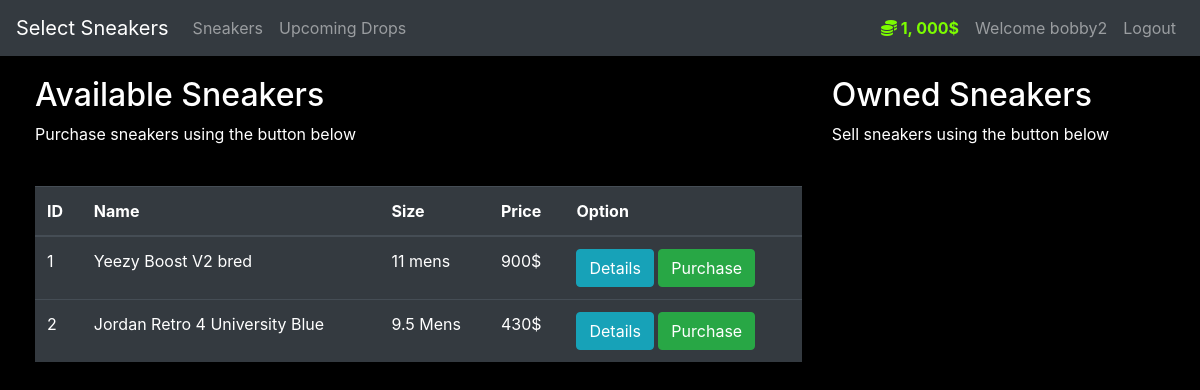
The page /sneakers (signed in) on the database as committed earlier.
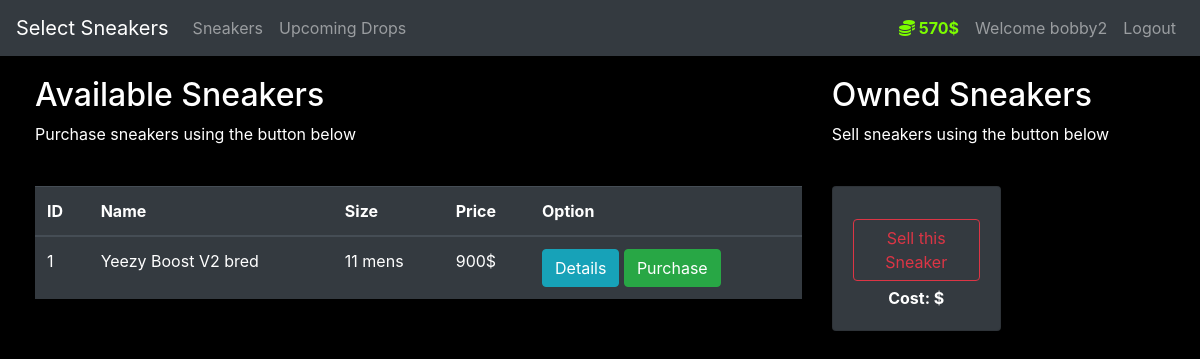
The same page on the database as committed later.
### SneakerMarket/models.py (models this page shows, shortened)
class User(db.Model, UserMixin):
    id = db.Column(db.Integer(), primary_key = True)
    username= db.Column(db.String(length = 25), nullable = False, unique = True)
    email = db.Column(db.String(length = 30), nullable = False, unique = True)
    password_encrypt = db.Column(db.String(length = 60), nullable = False)
    balance = db.Column(db.Integer(), nullable = False, default = 1000)
    sneakers = db.relationship('Sneaker', backref = 'owned_sneaker', lazy = True)
    @property
    def optimized_balance(self):
        if len(str(self.balance)) >= 4:
            return f'{str(self.balance)[:-3]}, {str(self.balance)[-3:]}$'
        else:
            return f"{self.balance}$"
    @property
    def password(self):
        return self.password

class Sneaker(db.Model):
    id = db.Column(db.Integer(), primary_key = True)
    name = db.Column(db.String(length=30), nullable = False )
    size = db.Column(db.String(length=30), nullable = False)
    price = db.Column(db.Integer(), nullable = False)
    description = db.Column(db.String(length = 1024), nullable = False)
    owner = db.Column(db.Integer(), db.ForeignKey('user.id'))

### SneakerMarket/routes.py (the view, shortened to what this page needs)
@app.route('/sneakers', methods = ['GET', 'POST'])
@login_required
def sneakers():
    purchase_form = PurchaseSneaker() #created instance of PurchaseSneaker()
    sell_form = SellSneaker()  #created instance of SellSneaker()
    if request.method == "GET":
        sneakers = Sneaker.query.filter_by(owner = None)
        owned_sneakers = Sneaker.query.filter_by(owner = current_user.id)
        return render_template('sneaker.html', sneakers = sneakers, purchase_form = purchase_form, owned_sneakers = owned_sneakers, sell_form = sell_form)

### SneakerMarket/models.py (called while the page is built)
@login_manager.user_loader
def load_user(user_id):
    return User.query.get(int(user_id))

### SneakerMarket/templates/sneaker.html (shortened to what this page needs)
{% extends 'template.html'%}
{% block content %}
    <div class="row" style = "margin-top:20px; margin-left:20px">
        <div class="col-8">
            <h2>Available Sneakers</h2>
            <p> Purchase sneakers using the button below</p>
            <br>
            <table class="table table-hover table-dark">
                <thead>
                    <tr>
                        <th scope="col">ID</th>
                        <th scope="col">Name</th>
                        <th scope="col">Size</th>
                        <th scope="col">Price</th>
                        <th scope="col">Option</th>
                    </tr>
                </thead>
                <tbody>
                    {%for sneaker in sneakers %}
                        <tr>
                            <td>{{ sneaker.id }}</td>
                            <td>{{ sneaker.name }}</td>
                            <td>{{ sneaker.size }}</td>
                            <td>{{ sneaker.price }}$</td>
                            <td>
                                <button class = "btn btn-outline btn-info" data-toggle = "modal" data-target = "#Modal-MoreInfo-{{ sneaker.id }}"> Details </button>
                                <button class = "btn btn-outline btn-success" data-toggle = "modal" data-target = "#Modal-PurchaseConfirm-{{ sneaker.id }}"> Purchase </button>
                            </td>
                        </tr>
                    {% endfor %}
                </tbody>
            </table>
        </div>
        <div class="col-4">
            <h2>Owned Sneakers</h2>
            <p>Sell sneakers using the button below</p>
            <br>
            <div class = "row">
                {% for owned_sneaker in owned_sneakers %}
                <div class ="col-md-6">
                    <div style="margin-bottom: 5px" class="card text-center bg-dark">
                        <div class="card-body">
                            <button type="button" class="btn btn-outline-danger" style="margin-bottom: 5px"
                                    data-toggle="modal" data-target="#Modal-SellConfirm-{{ owned_sneaker.id }}">
                                Sell this Sneaker
                            </button>
                            <p class="card-text"><strong>Cost: {{owned_sneakers.price}} $</strong></p>
                        </div>
                    </div>
                </div>
                {% endfor %}
            </div>
        </div>
    </div>
{% endblock %}

### SneakerMarket/templates/template.html (shortened to what this page needs)
<!doctype html>
<html lang="en">
    <head>
        <link rel="stylesheet" href="https://cdn.jsdelivr.net/npm/bootstrap@4.5.3/dist/css/bootstrap.min.css">
    </head>
    <body>
        <nav class="navbar navbar-expand-md navbar-dark bg-dark">
            <a class="navbar-brand" href="{{url_for('homePage')}}">Select Sneakers</a>
            <div class="collapse navbar-collapse" id="navbarNav">
                <ul class="navbar-nav mr-auto">
                    <li class="nav-item">
                        <a class="nav-link" href="{{url_for('sneakers')}}">Sneakers</a>
                    </li>
                    <li class="nav-item">
                        <a class="nav-link" href="{{url_for('upcomingDrops')}}">Upcoming Drops</a>
                    </li>
                </ul>
                {% if current_user.is_authenticated %}
                    <ul class="navbar-nav">
                        <li class="nav-item">
                            <a class="nav-link" style="color: lawngreen; font-weight: bold">
                                <i class="fas fa-coins">  </i>
                                {{ current_user.optimized_balance }}
                            </a>
                        </li>
                        <li class="nav-item">
                            <a class="nav-link" href="#">Welcome {{current_user.username}}</a>
                        </li>
                        <li class="nav-item">
                            <a class="nav-link" href="{{url_for('logout')}}">Logout</a>
                        </li>
                    </ul>
                {% endif %}
            </div>
        </nav>
        {% block content %}
        {% endblock %}
   </body>
</html>

### SneakerMarket/templates/template.html (style rules this page uses)
body { background-color: black; color: white }

Rows that differ between the two databases and show on the page:
no longer on one of the page's lists (row edited): Sneaker: id "2", name "Jordan Retro 4 University Blue", size "9.5 Mens", price "430"
changed User "bobby2": optimized_balance "1, 000$" → "570$"
